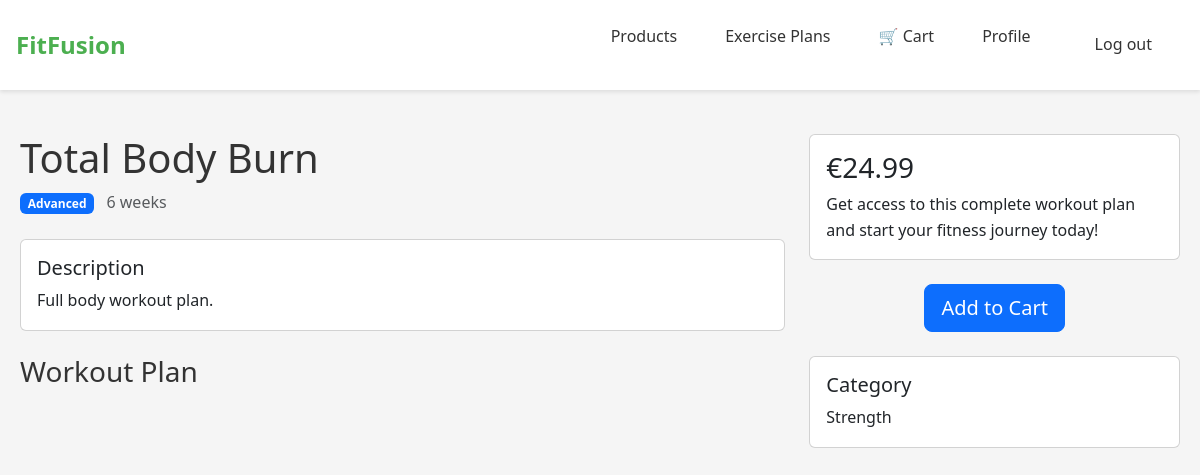
Before: /exercise-plan/3/ (signed in) with the older database file.
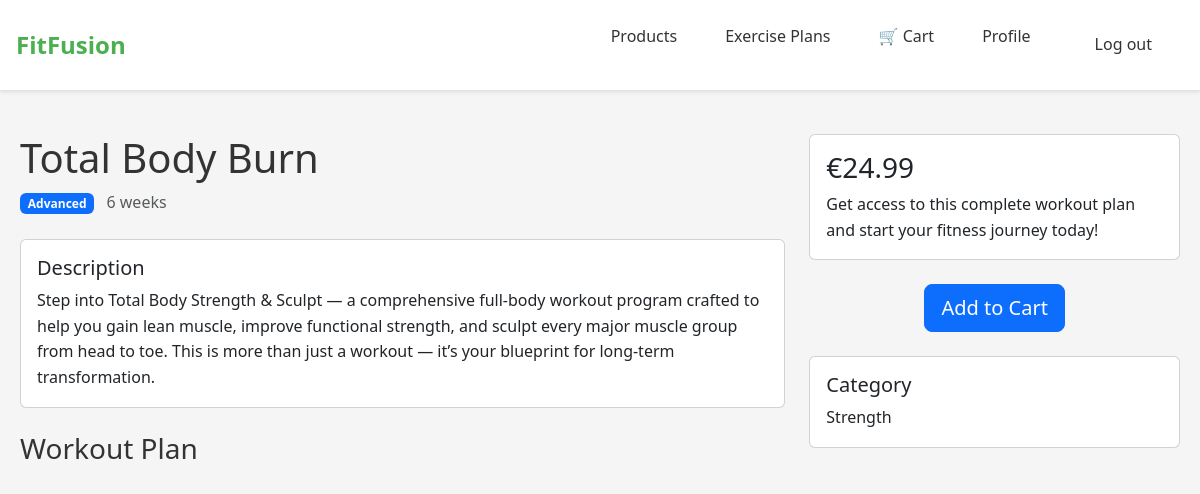
After: the same page with the newer database file.
### inventory/models.py (models this page shows, shortened)
class ExercisePlan(models.Model):
    DIFFICULTY_CHOICES = [
        ('beginner', 'Beginner'),
        ('intermediate', 'Intermediate'),
        ('advanced', 'Advanced'),
    ]
    name = models.CharField(max_length=200)
    slug = models.SlugField(unique=True)
    description = models.TextField()
    price = models.DecimalField(max_digits=10, decimal_places=2)
    duration_weeks = models.IntegerField(null=True, blank=True)
    difficulty = models.CharField(max_length=20, choices=DIFFICULTY_CHOICES)
    category = models.ForeignKey(Category, on_delete=models.CASCADE, null=True, blank=True)
    image = models.ImageField(upload_to='exercise_plans/', null=True, blank=True)
    created_at = models.DateTimeField(auto_now_add=True)
    updated_at = models.DateTimeField(auto_now=True)
    class Meta:
        ordering = ['-created_at']

class Category(models.Model):
    name = models.CharField(max_length=100)
    slug = models.SlugField(unique=True)
    description = models.TextField(blank=True)
    parent = models.ForeignKey('self', on_delete=models.CASCADE, null=True, blank=True, related_name='children')
    class Meta:
        verbose_name_plural = 'Categories'
        ordering = ['name']

### inventory/views.py (the view)
# urls.py: path('exercise-plan/<int:plan_id>/', exercise_plan_detail, name='exercise_plan_detail'),
@login_required
def exercise_plan_detail(request, plan_id):
    try:
        plan = ExercisePlan.objects.get(id=plan_id)
        return render(request, 'inventory/exercise_plan_detail.html', {
            'plan': plan,
            'stripe_public_key': settings.STRIPE_PUBLIC_KEY
        })
    except ExercisePlan.DoesNotExist:
        messages.error(request, "Exercise plan not found.")
        return redirect('exercise_plan_list')

### templates/inventory/exercise_plan_detail.html (shortened to what this page needs)
{% extends "base.html" %}
{% load static %}
{% block content %}
<div class="container mt-4">
    <div class="row">
        <div class="col-md-8">
            <h1>{{ plan.name }}</h1>
            <div class="mb-4">
                <span class="badge bg-primary me-2">{{ plan.get_difficulty_display }}</span>
                <span class="text-muted">{{ plan.duration_weeks }} weeks</span>
            </div>
            <div class="card mb-4">
                <div class="card-body">
                    <h5 class="card-title">Description</h5>
                    <p class="card-text">{{ plan.description }}</p>
                </div>
            </div>
            <h3>Workout Plan</h3>
        </div>
        <div class="col-md-4">
            <div class="card">
                <div class="card-body">
                    <h3 class="card-title">€{{ plan.price }}</h3>
                    <p class="card-text">Get access to this complete workout plan and start your fitness journey today!</p>
                </div>
            </div>
            <div class="text-center mt-4">
                <form action="{% url 'inventory:add_to_cart' 'plan' plan.id %}" method="post">
                    <button type="submit" class="btn btn-primary btn-lg">Add to Cart</button>
                </form>
            </div>
            <div class="card mt-4">
                <div class="card-body">
                    <h5 class="card-title">Category</h5>
                    <p class="card-text">{{ plan.category.name }}</p>
                </div>
            </div>
        </div>
    </div>
</div>
{% endblock %}

Changed rows visible on the page:
changed ExercisePlan "Total Body Burn": description "Full body workout plan." → "Step into Total Body Strength & Sculpt — a comprehensive full-body workout program crafted to help you gain lean muscle, improve functional strength, and sculpt every major muscle group from head to toe. This is more than just a workout — it’s your blueprint for long-term transformation."
